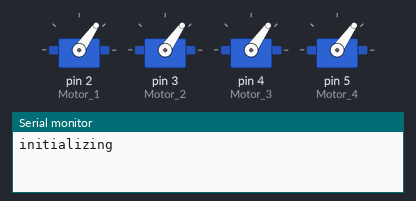
A sketch run on a simulated Arduino Uno, built with avr-gcc and run on an emulated ATmega328P. On the bench: 4 × servo, the last lines printed to the serial monitor.

Above: at 0.1 s.
At 39.1 s:
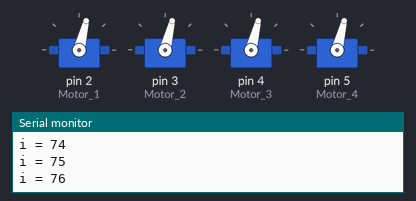
Timing chart, 0 to 40.0 s (numbered marks = the images above):
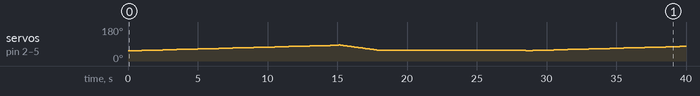

Measured:
- by itself, servo on pin 2 (Motor_1), servo on pin 3 (Motor_2), servo on pin 4 (Motor_3), servo on pin 5 (Motor_4): 55° → 56° at 1.0 s, → 57° 0.50 s later, → 58° 0.50 s later, → 59° 0.50 s later, … (82 changes in this stretch)

The sketch:

FlightTest.ino
```cpp
/*
*  This code is in the public domain.
*  (Do whatever you want with it.)
*/

// Need the Servo library
#include <Servo.h>

// This is our motor.
Servo Motor_1, Motor_2, Motor_3, Motor_4;

// This is the final output
// written to the motor.
String incomingString;

int ch;
int i;
int Motor_max;
int Motor_min;


// Set everything up
void setup()
{
  // Put the motor to Arduino pin #9
  Motor_1.attach(2);
  Motor_2.attach(3);
  Motor_3.attach(4);
  Motor_4.attach(5);

  Motor_min = 55;
  Motor_max = 85;

  i = 55;

  // Arm the motors with weapons
  // Note, they arm at 55 and start
  // spinning at 60
  Motor_1.write(55);
  Motor_2.write(55);
  Motor_3.write(55);
  Motor_4.write(55);

  // Required for I/O from Serial monitor
  Serial.begin(9600);
  // Print a startup message
  Serial.println("initializing");
}


void loop()
{

      for (i = 55; i < Motor_max; i++) {
          delay(500);
          Serial.print("i = ");
          Serial.println(i, DEC);
          Motor_1.write(i);
          Motor_2.write(i);
          Motor_3.write(i);
          Motor_4.write(i);
      }
      for (i = Motor_max; i > Motor_min; i--) {
          delay(100);
          Serial.print("i = ");
          Serial.println(i, DEC);
          Motor_1.write(i);
          Motor_2.write(i);
          Motor_3.write(i);
          Motor_4.write(i);
      }
      delay(10000);
//    if (Serial.available() > 0) {
//      ch = Serial.parseInt();
//
//      Serial.print("I recieved: ");
//      Serial.println(ch, DEC);
//
//            /*
//      *  We only want to write an integer between
//      *  0 and 180 to the motor.
//      */
//      if (ch > -1 && ch < 181)
//     {
//       // Print confirmation that the
//       // value is between 0 and 180
//       Serial.println("Value is between 0 and 180");
//       // Write to Servo
//       Motor_1.write(ch);
//       Motor_2.write(ch);
//       Motor_3.write(ch);
//       Motor_4.write(ch);
//     }
//     // The value is not between 0 and 180.
//     // We do not want write this value to
//     // the motor.
//     else
//     {
//       Serial.println("Value is NOT between 0 and 180");
//
//       // IT'S a TRAP!
//       Serial.println("Error with the input");
//     }
//
//    }
}
```
